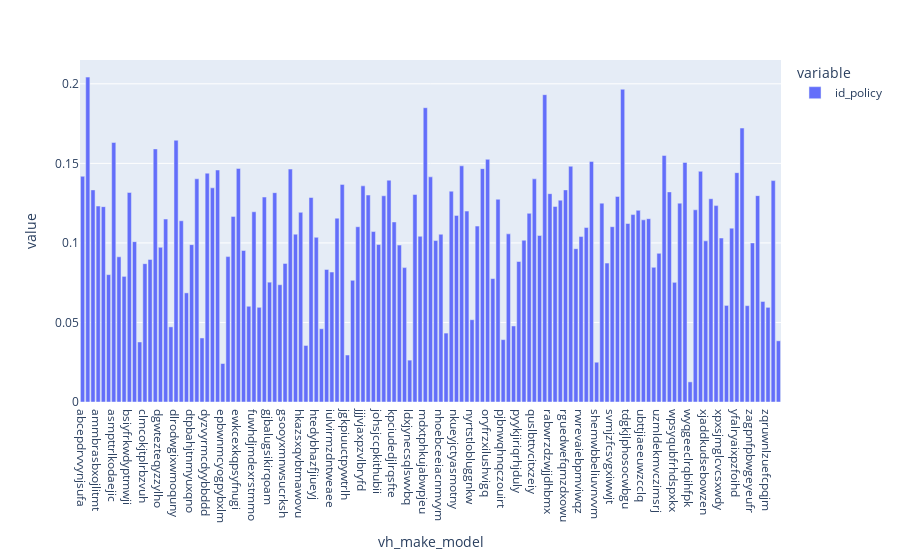

Notebook source saved alongside this figure:
### Code cell
px.bar(prob_claim_veiculos)

### Figure 1 — Plotly figure (JSON) as saved in the notebook; plotly's stock layout.template omitted (floating-point values rounded to 4 significant figures; data arrays with more than 128 entries replaced by an {"elided": "..."} marker saying what was removed)
{"data": [{"alignmentgroup": "True", "hovertemplate": "variable=id_policy<br>vh_make_model=%{x}<br>value=%{y}<extra></extra>", "legendgroup": "id_policy", "marker": {"color": "#636efa"}, "name": "id_policy", "offsetgroup": "id_policy", "orientation": "v", "showlegend": true, "textposition": "auto", "type": "bar", "x": {"elided": "135 str values"}, "xaxis": "x", "y": {"elided": "135 float values"}, "yaxis": "y"}], "layout": {"barmode": "relative", "legend": {"title": {"text": "variable"}, "tracegroupgap": 0}, "margin": {"t": 60}, "xaxis": {"anchor": "y", "domain": [0, 1], "title": {"text": "vh_make_model"}}, "yaxis": {"anchor": "x", "domain": [0, 1], "title": {"text": "value"}}}}
